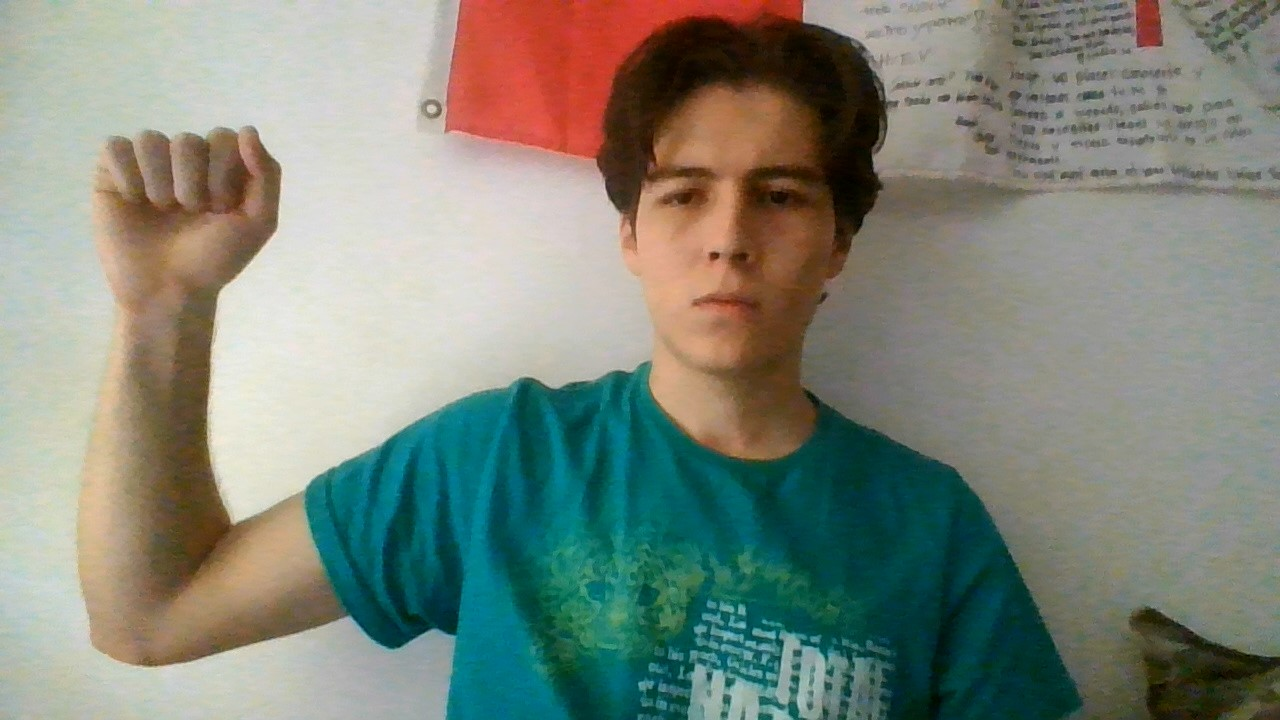
#> input picture Validacion/1/1 (1).jpg, 1280 x 720 px; its folder holds only this picture in this run
$ python CDatosVal.py
#> lines starting #> are read from the running program, lines starting #| are printed output that depends on the picture; after the words box and inside, x2 and y2 are one past the last pixel; in counts of white or black regions, pixels touching at a corner belong together
import cv2
import numpy as np
import xlsxwriter
from glob import glob
import matplotlib.pyplot as plt

i=1

row=0
col=0

xlabel = []
ylabel = []

#Nuevo libro excel
databook = xlsxwriter.Workbook('DatosVal.xlsx')
worksheet = databook.add_worksheet('Train')#nueva hoja
Carac = ["Hu0","Hu1","Hu2","Hu3","Hu4","Hu5","Hu6","M00","M01","M10","M11","aT","Comp"]
#Carac = ["Hu0","Hu1","aT","Comp","M00"]
worksheet.write(row,col,"Number")
for c in Carac:
    worksheet.write(row,i, c)
    i=i+1
i=1
row+=1

def SkinColorUpper (Hue,mult1,mult2):
    upper = [Hue,mult1*255,mult2*255]
    upper = np.array(upper)
    return upper

def SkinColorLower (Hue,mult1,mult2):
    lower = [Hue,mult1*255,mult2*255]
    lower = np.array(lower)
    return lower

for j in range(1,26):
    img_Carpeta = ('Validacion/'+str(j)+'/'+str(j)+' (*.jpg')
    img_names = glob(img_Carpeta)
    for fn in img_names:
        print(fn)
        img = cv2.imread(fn,1)
#> img is the input picture: shape (720, 1280, 3); mean B, G, R 122.9, 134.6, 127.6

        # cv2.imshow("Imagen",img)
        # cv2.waitKey(0)

        heigth, width = img.shape[:2]
#> heigth = 720; width = 1280

        start_row,start_col = int(0),int(0)
        end_row, end_col = int(heigth), int(width*.3)
#> end_row = 720; end_col = 384
        img = img[start_row:end_row,start_col:end_col]
#> img: shape (720, 384, 3)

        hls = cv2.cvtColor(img,cv2.COLOR_BGR2HLS)
#> hls: shape (720, 384, 3); mean of channels 0, 1, 2 37.6, 170.6, 53.5
        mask = cv2.inRange(hls,SkinColorLower(0,0.2,0),SkinColorUpper(27,0.72,0.75))
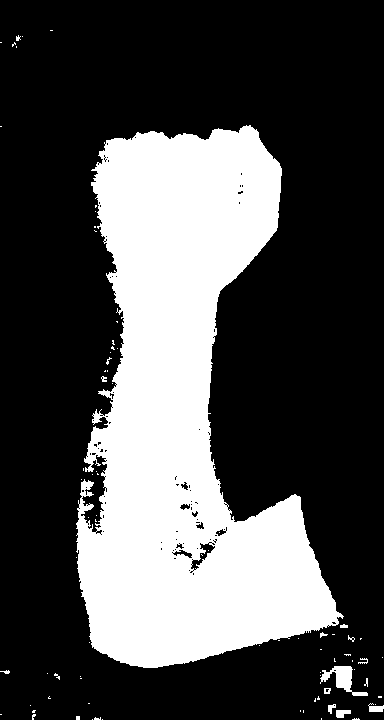
#> mask: shape (720, 384); 30.2% white; 81 white regions (70 under 20 px), largest, box (x1, y1, x2, y2) and area: (76, 125, 344, 668) 82229, (320, 666, 368, 696) 537, (368, 703, 384, 712) 94
        blur = cv2.medianBlur(mask,5)
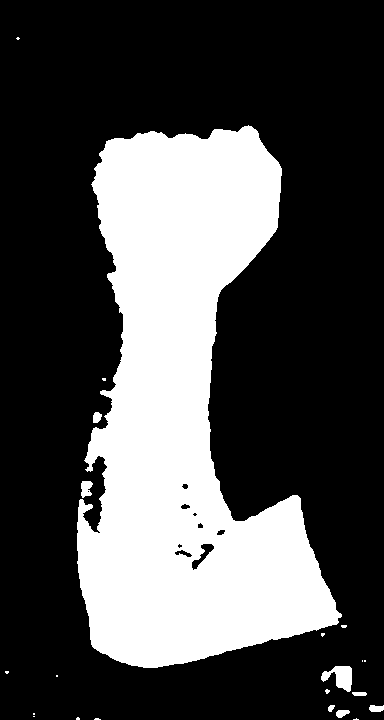
#> blur: shape (720, 384); 30.1% white; 22 white regions (14 under 20 px), largest, box (x1, y1, x2, y2) and area: (77, 125, 342, 668) 82216, (321, 666, 352, 692) 465, (81, 481, 93, 498) 152

        # cv2.imshow("blur",blur)
        # cv2.waitKey(0)

        ret,edges = cv2.threshold(blur,0,255,cv2.THRESH_BINARY + cv2.THRESH_OTSU)
#> ret = 0
        kernel = cv2.getStructuringElement(cv2.MORPH_ELLIPSE,(3,3))
        edges= cv2.morphologyEx(edges, cv2.MORPH_OPEN, kernel)
#> edges: shape (720, 384); 30.1% white; 17 white regions (9 under 20 px)

        # cv2.imshow("ThreshHold", edges)
        # cv2.waitKey(0)

        contours, hierarchy = cv2.findContours(edges.copy(),cv2.RETR_EXTERNAL,cv2.CHAIN_APPROX_NONE)
#> contours = 17 contours, 9 with area under 20; largest, box (x1, y1, x2, y2) and area: (77, 125, 342, 668) 81748, (321, 666, 352, 692) 413, (81, 481, 93, 498) 126, (369, 705, 384, 712) 69, (336, 710, 350, 718) 64, (93, 412, 102, 423) 62, (352, 692, 367, 696) 38, (328, 705, 335, 712) 24
        draw = cv2.drawContours(img,contours,-1,(255,0,0),3)
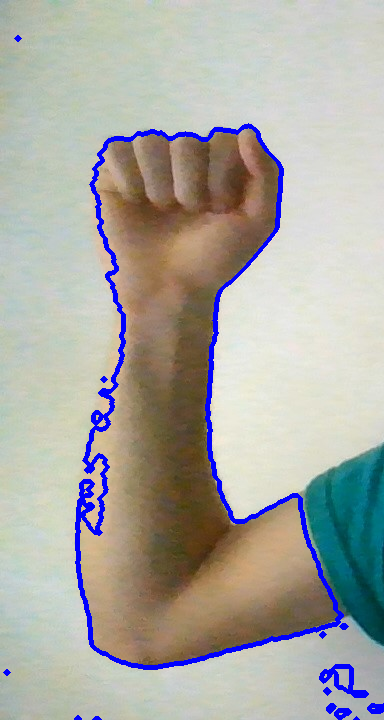
#> draw: shape (720, 384, 3); mean B, G, R 163.9, 170.3, 171.3

        # cv2.imshow("Imagen",img)
        # cv2.waitKey(0)

        c = max(contours, key = cv2.contourArea)
#> c = contour of 1649 points, box (x1, y1, x2, y2) (77, 125, 342, 668), area 81748
        x,y,w,h = cv2.boundingRect(c)
#> x = 77; y = 125; w = 265; h = 543
        empty = np.zeros((h,w),np.uint8)
        cv2.rectangle(img,(x,y),(x+w,y+h),(255,0,0),1)
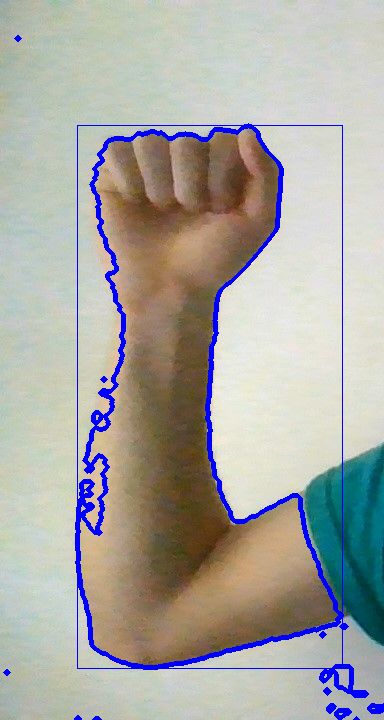
#> img: shape (720, 384, 3); 0.53% of pixels changed, all inside (x1, y1, x2, y2) = (77, 125, 343, 669)
        roi = edges[y:y+h,x:x+w]
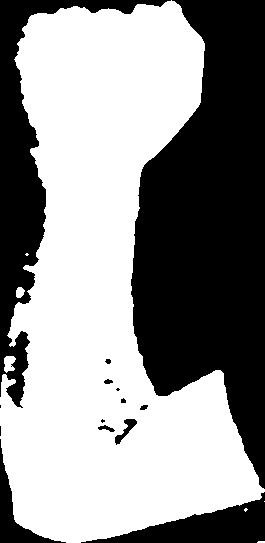
#> roi: shape (543, 265); 57.3% white; 14 black regions (4 under 20 px), largest, box (x1, y1, x2, y2) and area: (131, 0, 265, 489) 43099, (0, 0, 171, 408) 12547, (81, 492, 265, 543) 3997
        empty[0:h,0:w]=roi
        edges=empty

        # cv2.imshow("Edges",edges)
        # cv2.waitKey(0)

        img_resize = cv2.resize(edges,(100,100),interpolation=cv2.INTER_AREA)
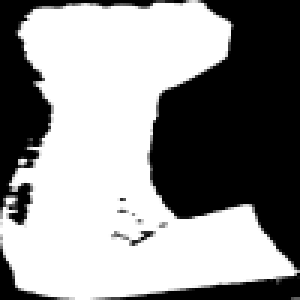
#> img_resize: shape (100, 100) (shown 3 times larger); min 0, max 255, mean 146.1
        ret, edges_res = cv2.threshold(img_resize,0,255,cv2.THRESH_BINARY + cv2.THRESH_OTSU)
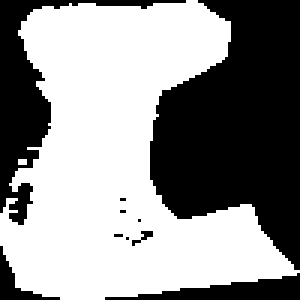
#> edges_res: shape (100, 100) (shown 3 times larger); 57.3% white; 10 black regions (6 under 20 px)
#> ret = 128

        # cv2.imshow("img_resize",edges_res)
        # cv2.waitKey(0)

        contours_2,hierarchy_2 = cv2.findContours(edges_res.copy(), cv2.RETR_EXTERNAL,cv2.CHAIN_APPROX_NONE)
#> contours_2 = 2 contours, 1 with area under 20; largest, box (x1, y1, x2, y2) and area: (0, 0, 100, 100) 5526

        # cv2.imshow("img_resize",edges_res)
        # cv2.waitKey(0)

        currentContour = max(contours_2, key = cv2.contourArea)
#> currentContour = contour of 429 points, box (x1, y1, x2, y2) (0, 0, 100, 100), area 5526
        x,y,w,h = cv2.boundingRect(c)
        M = cv2.moments(currentContour)
#> M = moments, m00 5526.5, centre m10/m00, m01/m00 = (39.88, 53.26)
        cx = M['m10']/M['m00']
#> cx = 39.88
        cy = M['m01']/M['m00']
#> cy = 53.26
        A = cv2.contourArea(currentContour)
#> A = 5526.5
        p = cv2.arcLength(currentContour,True)
#> p = 484.1
        aP=A/float(p*p)
#> aP = 0.0236
        Hu = cv2.HuMoments(M)
#> Hu = [0.243, 0.00792, 0.00216, 0.000261, -1.75e-07, -2.11e-05, 8.98e-08]
        aT=np.count_nonzero(edges_res)
#> aT = 5726
        Comp = aT/float(p*p)
#> Comp = 0.0244
        hull = cv2.convexHull(currentContour)
#> hull = contour of 21 points, box (x1, y1, x2, y2) (0, 0, 100, 100), area 8014

#> (the run stopped early here; a loop or call above may not have finished)
